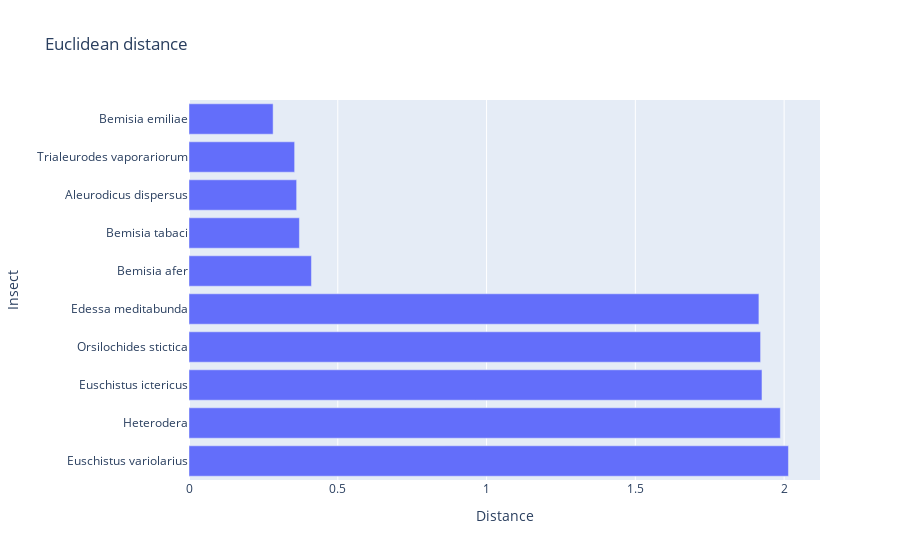

Notebook code for this chart:
### Code cell
to_itter=data_to_count.sort_values('ed_result',ascending=True).reset_index(drop=True)[:10]

label=[]
degree=[]
for index,data in to_itter.sort_values('ed_result',ascending=False).reset_index(drop=True).iterrows():
    label.append(data.label)
    degree.append(data.ed_result)

fig = go.Figure(data=go.Bar(
    x=degree,
    y=label,
    orientation='h'
))

fig.update_layout(
    title='Euclidean distance',
    xaxis_title='Distance',
    yaxis_title='Insect'
)

fig.show()

### Figure 1 — Plotly figure (JSON) as saved in the notebook; plotly's stock layout.template omitted (floating-point values rounded to 4 significant figures)
{"data": [{"orientation": "h", "type": "bar", "x": [2.015, 1.987, 1.926, 1.921, 1.915, 0.4115, 0.371, 0.3617, 0.355, 0.2827], "y": ["Euschistus variolarius", "Heterodera", "Euschistus ictericus", "Orsilochides stictica", "Edessa meditabunda", "Bemisia afer", "Bemisia tabaci", "Aleurodicus dispersus", "Trialeurodes vaporariorum", "Bemisia emiliae"]}], "layout": {"title": {"text": "Euclidean distance"}, "xaxis": {"title": {"text": "Distance"}}, "yaxis": {"title": {"text": "Insect"}}}}
